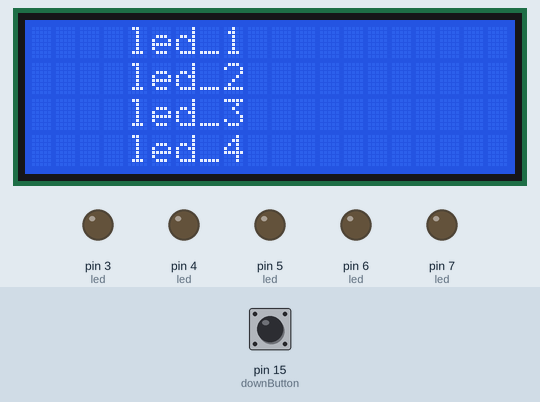
This sketch was run on a simulated Arduino Uno, built with avr-gcc and run on an emulated ATmega328P. On the bench: 20×4 character LCD, output pins drawn as LEDs (lit = HIGH). The test bench sets the inputs (shaded band); at power-on: pin 15 (downButton) HIGH.

Above: at 1.2 s.
1.3 s: pin 15 (downButton) pulled LOW for 1 s
At 2.04 s:
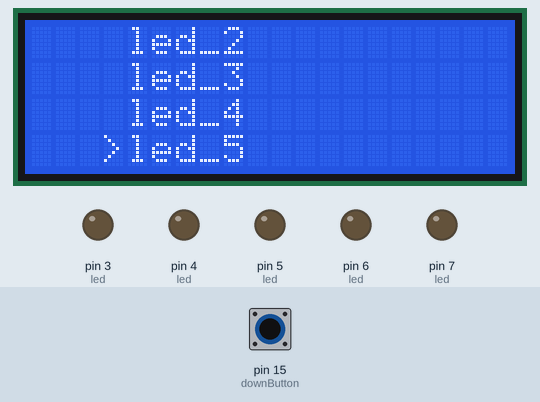
3.8 s: pin 15 (downButton) pulled LOW for 0.15 s
At 4.3 s:
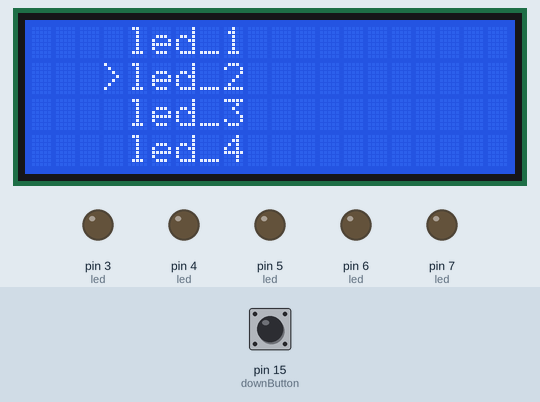
5.4 s: pin 15 (downButton) pulled LOW for 3.2 s
At 5.72 s:
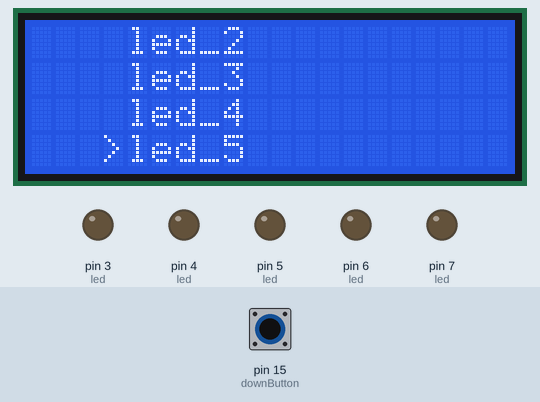
Timing chart, 0 to 8.4 s (numbered marks = the images above; inputs shaded):
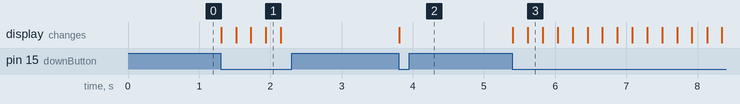

Measured:
- after the input at 1.3 s, the display: first changes at once (image 1 shows a later state)
- after the input at 3.8 s, the display: changes at once (image 2)
- after the input at 5.4 s, the display: first changes at once (image 3 shows a later state)

The sketch:

lcdtest.ino
```cpp
#include<LiquidCrystal.h>

LiquidCrystal lcd(9,10,11,12,13,16);


const int upButton = 14;
const int downButton = 15;
const int menuButton = 2;

const int led1 = 7;
const int led2 = 6;
const int led3 = 3;
const int led4 = 4;
const int led5 = 5;

const int led[5] = {led1,led2,led3,led4,led5};
String ledMenu[]= {"led_1","led_2","led_3","led_4","led_5"};
byte pointerPos = 0;


void setup() {

  lcd.begin(20,4);
  lcd.clear();

    for(uint8_t x=0; x<5; x++)
  {
    pinMode(led[x],OUTPUT);
  }

  pinMode(upButton, INPUT_PULLUP);
  pinMode(downButton, INPUT_PULLUP);
  pinMode(menuButton, INPUT_PULLUP);
}

void loop() {
 menu();
 if(!digitalRead(downButton))
    {
      lcd.clear();
      menu();
      lcd.setCursor(3,pointerPos);
      lcd.print(">");
      pointerPos++;
      if(pointerPos==4)
         {
               for(byte y=0; y<4; y++)
                  {
                       lcd.setCursor(4,y);
                       lcd.print(ledMenu[y+1]);
                    }
                    pointerPos=0;
         }


         delay(200);
    }
}

void menu()
{
  for(byte y=0; y<4; y++)
  {
     lcd.setCursor(4,y);
     lcd.print(ledMenu[y]);
  }

}
```
